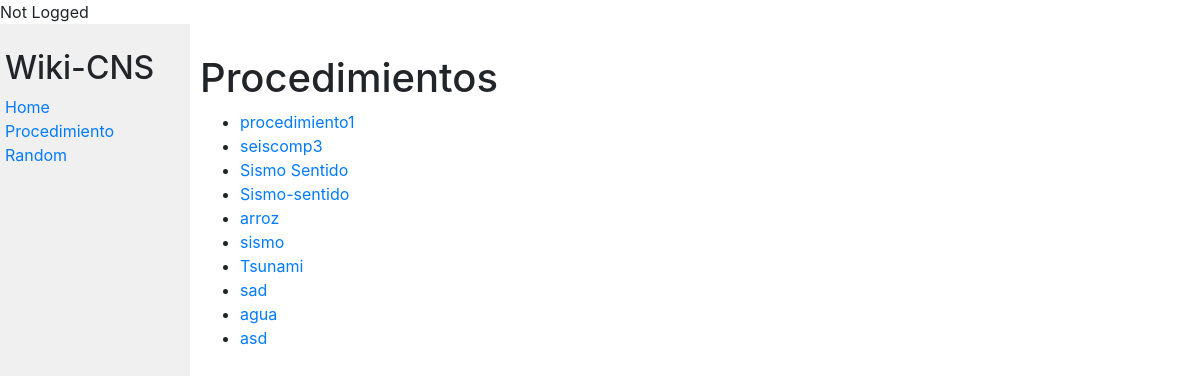
The app's page /, older data.
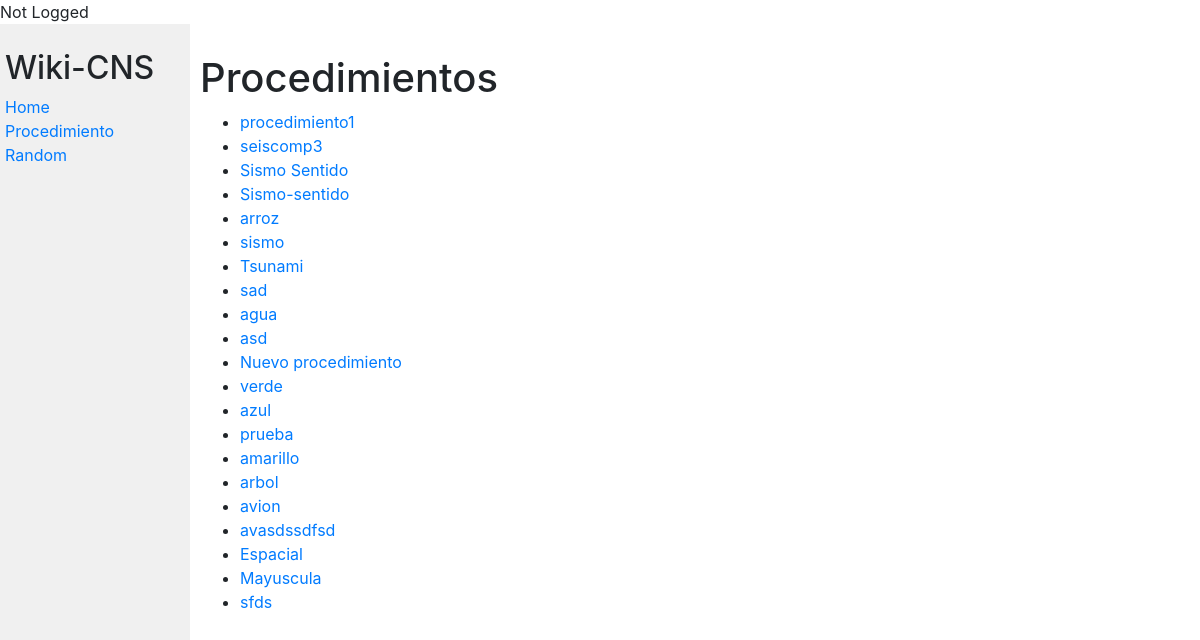
The same page, newer data.
### encyclopedia/models.py (models this page shows, shortened)
class Procedimiento(models.Model):
    title = models.CharField(max_length=30)
    content = models.TextField(blank=False)

### encyclopedia/views.py (the view)
# urls.py: path("",views.IndexView.as_view(),name='index'),
class IndexView(generic.ListView):
    template_name = 'encyclopedia/index.html'
    context_object_name = 'procedimiento_list'
    def get_queryset(self):
        return Procedimiento.objects.all()

### encyclopedia/templates/encyclopedia/index.html (shortened to what this page needs)
{% extends "encyclopedia/layout.html" %}
{% block body %}
    <h1>Procedimientos</h1>
    <ul>
        {% for entry in procedimiento_list %}
        <li><a href="{% url 'ency:wiki'  entry.pk %}">{{ entry.title }}</a></li>
        {% endfor %}
    </ul>
{% endblock %}

### encyclopedia/templates/encyclopedia/layout.html (shortened to what this page needs)
{% load static %}
<!DOCTYPE html>
<html lang="en">
    <head>
        <link rel="stylesheet" href="https://stackpath.bootstrapcdn.com/bootstrap/4.4.1/css/bootstrap.min.css">
        <link href="{% static 'encyclopedia/styles.css' %}" rel="stylesheet">
    </head>
    <body> {% if user.is_authenticated %}
        <div >
            <span style="background-color:lightgray">Logged: {{ user }}</span><br>
            <span><a href="{% url 'ency:logout' %}">Logout</a><span>
        </div>
    {% else %}
        <div>Not Logged</div>
    {% endif %}
        <div class="row">
            <div class="sidebar col-lg-2 col-md-3">
                <h2>Wiki-CNS</h2>
                <div>
                    <a href="{% url 'ency:index' %}">Home</a>
                </div>
                <div>
                    <a href="{% url 'ency:random_page' %}">Procedimiento Random</a>
                </div>
            </div>
            <div class="main col-lg-10 col-md-9">
                {% block body %}
                {% endblock %}
            </div>
        </div>
    </body>
</html>

### encyclopedia/static/encyclopedia/styles.css (style rules this page uses)
body { margin: 0; background-color: white; }
h1 { margin-top: 0px; padding-top: 20px; }
.main { padding: 10px; }
.sidebar { background-color: #f0f0f0; height: 100vh; padding: 20px; }
.sidebar h2 { margin-top: 5px; }

Row changes from the older to the newer data that the page shows:
added Procedimiento: title "Nuevo procedimiento"
added Procedimiento: title "verde"
added Procedimiento: title "azul"
added Procedimiento: title "prueba"
added Procedimiento: title "amarillo"
added Procedimiento: title "arbol"
added Procedimiento: title "avion"
added Procedimiento: title "avasdssdfsd"
added Procedimiento: title "Espacial"
added Procedimiento: title "Mayuscula"
added Procedimiento: title "sfds"
